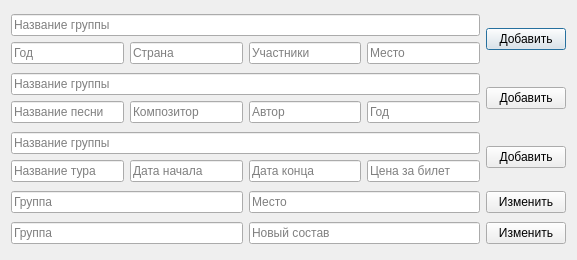
<?xml version="1.0" encoding="UTF-8"?>
<ui version="4.0">
 <class>Admin</class>
 <widget class="QDialog" name="Admin">
  <property name="geometry">
   <rect>
    <x>0</x>
    <y>0</y>
    <width>577</width>
    <height>260</height>
   </rect>
  </property>
  <property name="windowTitle">
   <string>Администратор</string>
  </property>
  <layout class="QVBoxLayout" name="verticalLayout_4">
   <item>
    <layout class="QHBoxLayout" name="horizontalLayout">
     <item>
      <layout class="QVBoxLayout" name="verticalLayout">
       <item>
        <widget class="QLineEdit" name="LE_name">
         <property name="placeholderText">
          <string>Название группы</string>
         </property>
        </widget>
       </item>
       <item>
        <layout class="QHBoxLayout" name="horizontalLayout_2">
         <item>
          <widget class="QLineEdit" name="LE_year">
           <property name="placeholderText">
            <string>Год</string>
           </property>
          </widget>
         </item>
         <item>
          <widget class="QLineEdit" name="LE_country">
           <property name="placeholderText">
            <string>Страна</string>
           </property>
          </widget>
         </item>
         <item>
          <widget class="QLineEdit" name="LE_members">
           <property name="placeholderText">
            <string>Участники</string>
           </property>
          </widget>
         </item>
         <item>
          <widget class="QLineEdit" name="LE_place">
           <property name="placeholderText">
            <string>Место</string>
           </property>
          </widget>
         </item>
        </layout>
       </item>
      </layout>
     </item>
     <item>
      <widget class="QPushButton" name="PB_add_group">
       <property name="text">
        <string>Добавить</string>
       </property>
      </widget>
     </item>
    </layout>
   </item>
   <item>
    <layout class="QHBoxLayout" name="horizontalLayout_5">
     <item>
      <layout class="QVBoxLayout" name="verticalLayout_2">
       <item>
        <widget class="QLineEdit" name="LE_2_name">
         <property name="placeholderText">
          <string>Название группы</string>
         </property>
        </widget>
       </item>
       <item>
        <layout class="QHBoxLayout" name="horizontalLayout_6">
         <item>
          <widget class="QLineEdit" name="LE_song_name">
           <property name="placeholderText">
            <string>Название песни</string>
           </property>
          </widget>
         </item>
         <item>
          <widget class="QLineEdit" name="LE_composer">
           <property name="placeholderText">
            <string>Композитор</string>
           </property>
          </widget>
         </item>
         <item>
          <widget class="QLineEdit" name="LE_autor">
           <property name="placeholderText">
            <string>Автор</string>
           </property>
          </widget>
         </item>
         <item>
          <widget class="QLineEdit" name="LE_2_year">
           <property name="placeholderText">
            <string>Год</string>
           </property>
          </widget>
         </item>
        </layout>
       </item>
      </layout>
     </item>
     <item>
      <widget class="QPushButton" name="PB_add_song">
       <property name="text">
        <string>Добавить</string>
       </property>
      </widget>
     </item>
    </layout>
   </item>
   <item>
    <layout class="QHBoxLayout" name="horizontalLayout_7">
     <item>
      <layout class="QVBoxLayout" name="verticalLayout_3">
       <item>
        <widget class="QLineEdit" name="LE_name_3">
         <property name="placeholderText">
          <string>Название группы</string>
         </property>
        </widget>
       </item>
       <item>
        <layout class="QHBoxLayout" name="horizontalLayout_8">
         <item>
          <widget class="QLineEdit" name="LE_tour_name">
           <property name="placeholderText">
            <string>Название тура</string>
           </property>
          </widget>
         </item>
         <item>
          <widget class="QLineEdit" name="LE_date_start">
           <property name="placeholderText">
            <string>Дата начала</string>
           </property>
          </widget>
         </item>
         <item>
          <widget class="QLineEdit" name="LE_date_end">
           <property name="placeholderText">
            <string>Дата конца</string>
           </property>
          </widget>
         </item>
         <item>
          <widget class="QLineEdit" name="LE_price">
           <property name="placeholderText">
            <string>Цена за билет</string>
           </property>
          </widget>
         </item>
        </layout>
       </item>
      </layout>
     </item>
     <item>
      <widget class="QPushButton" name="PB_add_tour">
       <property name="text">
        <string>Добавить</string>
       </property>
      </widget>
     </item>
    </layout>
   </item>
   <item>
    <layout class="QHBoxLayout" name="horizontalLayout_3">
     <item>
      <widget class="QLineEdit" name="LE_ch1_name">
       <property name="placeholderText">
        <string>Группа</string>
       </property>
      </widget>
     </item>
     <item>
      <widget class="QLineEdit" name="LE_ch1_place">
       <property name="placeholderText">
        <string>Место</string>
       </property>
      </widget>
     </item>
     <item>
      <widget class="QPushButton" name="PB_ch1">
       <property name="text">
        <string>Изменить</string>
       </property>
      </widget>
     </item>
    </layout>
   </item>
   <item>
    <layout class="QHBoxLayout" name="horizontalLayout_4">
     <item>
      <widget class="QLineEdit" name="LE_ch2_name">
       <property name="placeholderText">
        <string>Группа</string>
       </property>
      </widget>
     </item>
     <item>
      <widget class="QLineEdit" name="LE_ch2_members">
       <property name="placeholderText">
        <string>Новый состав</string>
       </property>
      </widget>
     </item>
     <item>
      <widget class="QPushButton" name="PB_ch2">
       <property name="text">
        <string>Изменить</string>
       </property>
      </widget>
     </item>
    </layout>
   </item>
  </layout>
 </widget>
 <resources/>
 <connections/>
</ui>
